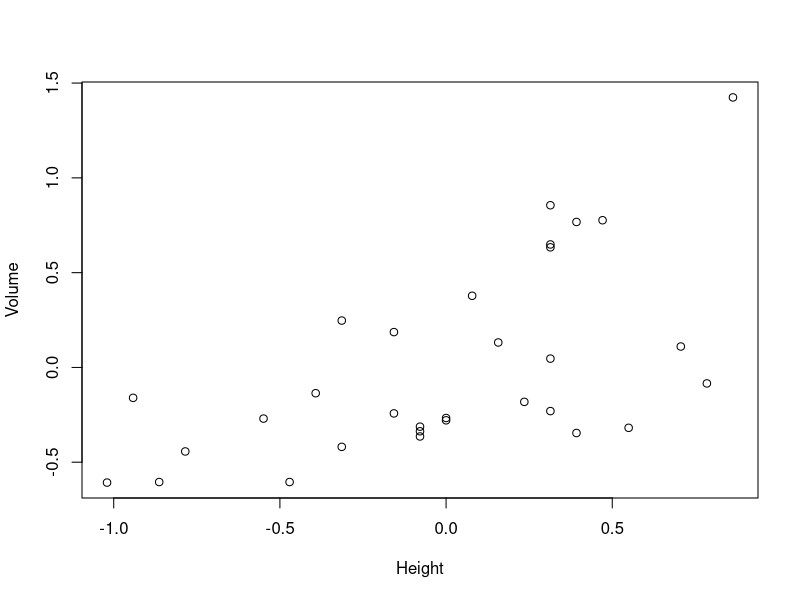
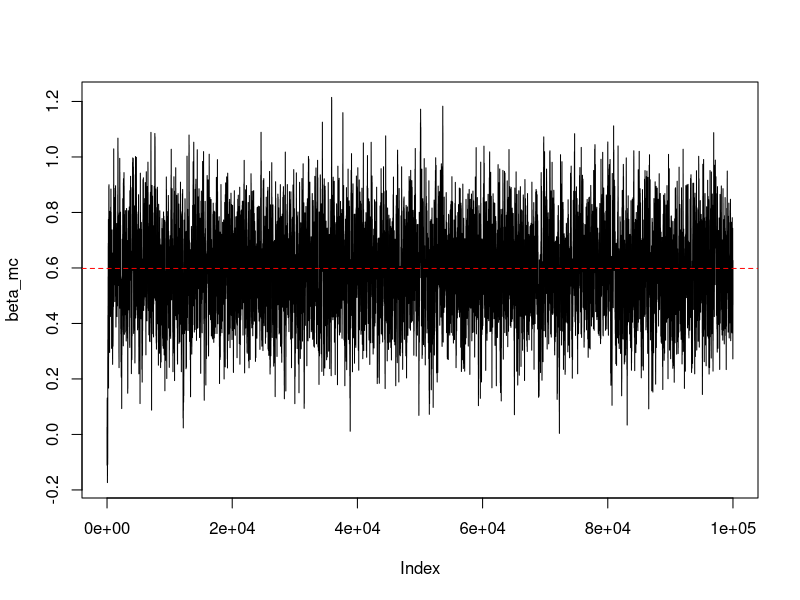
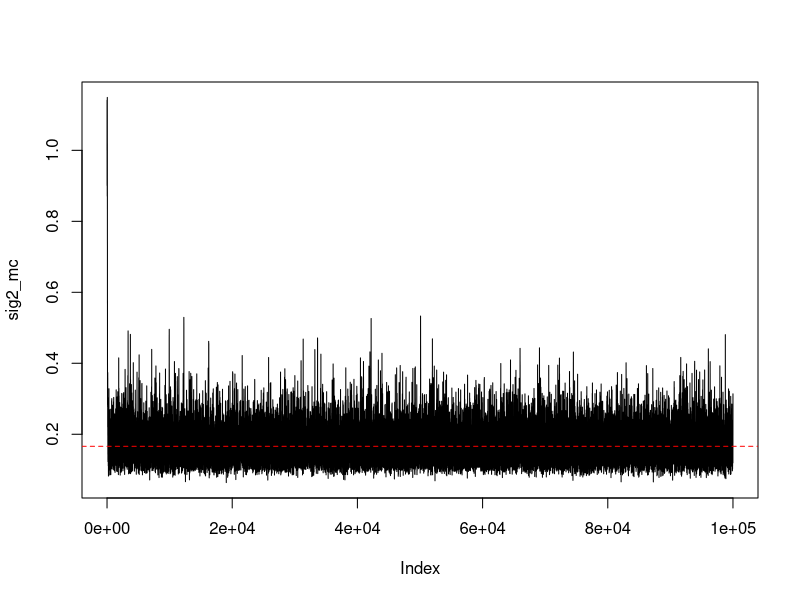
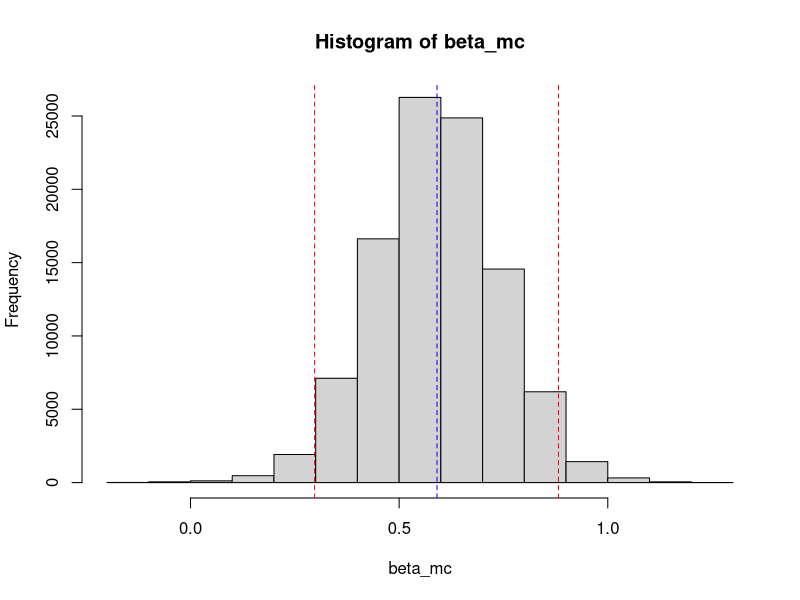
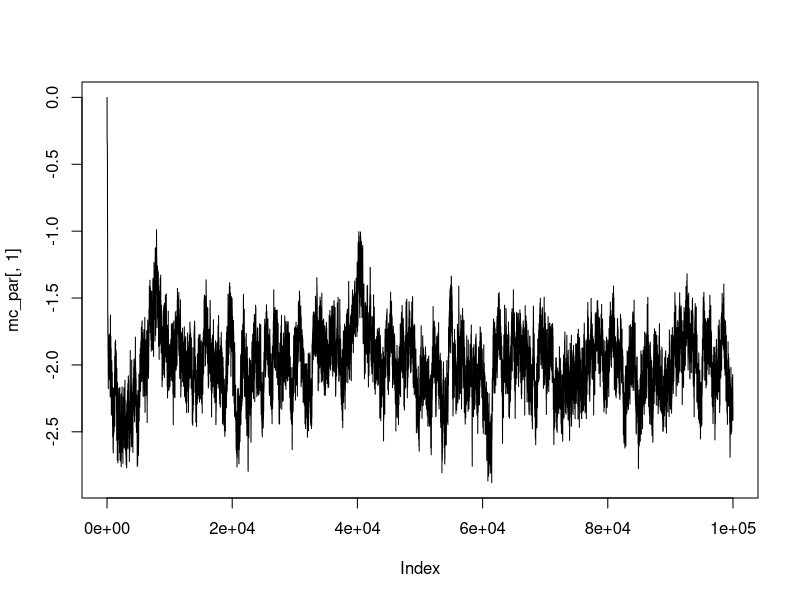
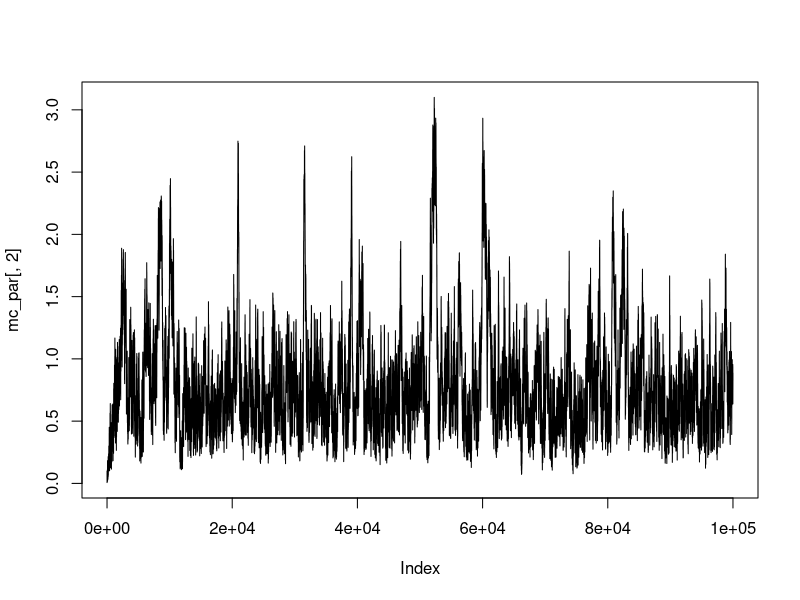
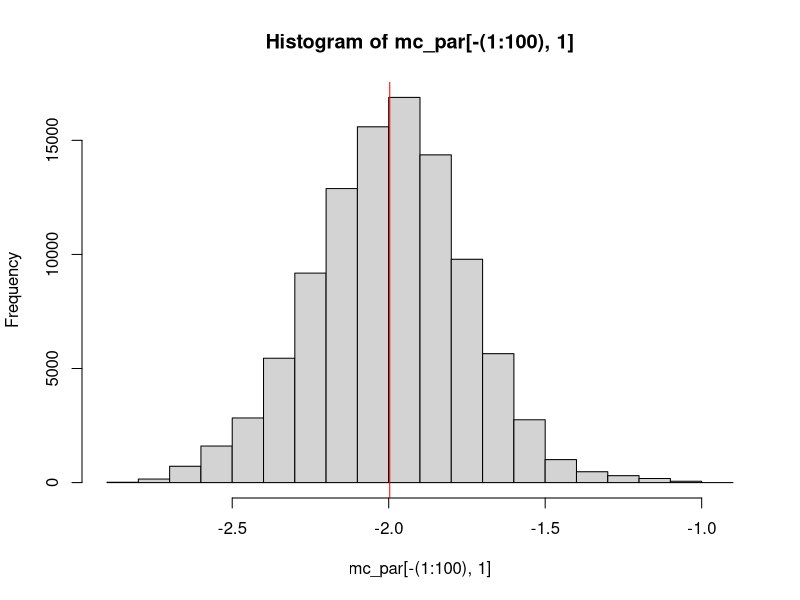

Generate these figures, in order, with R:
## ---- chunk 1
attach(trees)
y<-Volume # Cubic Ft
x<-Height # Ft
## ---- chunk 2
x<-scale(x)
y<-scale(y)
x<- x*0.5
y<- y*0.5
mean(x);sd(x);mean(y);sd(y)

plot(x,y,xlab="Height",ylab="Volume")
lmfit<-lm(y~x)
summary(lmfit)
## ---- chunk 3

# Up to a constant
# Note, if the posterior is really bad, you can swap to the log scale
# just remember to take the exponential when computing rho
# this is especially nice if you use random walks for your proposals.
post<-function(beta,sig2){
  if(sig2<0){return(0)
  }else{
    mu_v<-x*beta
    tmp<-dnorm(y,mean=mu_v,sd=sqrt(sig2))
    return(prod(tmp)*(1/sig2)*dcauchy(beta,location=0,scale=2.5))
  }
}
## ---- chunk 4
mc_len<-100000
beta_mc<-numeric(mc_len)
sig2_mc<-numeric(mc_len)
beta_mc[1]<-0
sig2_mc[1]<-1

beta_range<-0.1
sig2_range<-0.1
for(i in 2:mc_len){
  btmp<-beta_mc[i-1]+runif(1,min=-beta_range,max=beta_range)
  stmp<-sig2_mc[i-1]+runif(1,min=-beta_range,max=beta_range)
  rho<-post(btmp,stmp)/post(beta_mc[i-1],sig2_mc[i-1])
  rho<-min(rho,1)
  if(runif(1)<rho){
    beta_mc[i]=btmp
    sig2_mc[i]=stmp
  }else{
    beta_mc[i]=beta_mc[i-1]
    sig2_mc[i]=sig2_mc[i-1]
  }
}
## ---- chunk 5
plot(beta_mc,type = "l")
abline(h=lmfit$coefficients[2],col="red",lty=2)
plot(sig2_mc,type = "l")
sig2lm<-summary(lmfit)$sigma^2
abline(h=sig2lm,col="red",lty=2)
## ---- chunk 6
hist(beta_mc)
abline(v=quantile(beta_mc,probs=c(0.025,0.975)),lty=2,col="red")
abline(v=mean(beta_mc),lty=2,col="blue")
## ---- chunk 7
mean(beta_mc);sd(beta_mc)
quantile(beta_mc,probs=c(0.025,0.975))
lmfit<-lm(y~x)
summary(lmfit)
## ---- chunk 8
beta_unscale<-beta_mc*sd(Volume)/sd(Height) # Note the 0.5 cancels out of the top and bottom
mean(beta_unscale);sd(beta_unscale)
quantile(beta_unscale,probs=c(0.025,0.975))
lm(Volume~Height)
## ---- chunk 9
library(lme4)
head(cbpp)
## ---- chunk 10
Y<-cbpp$incidence
N<-cbpp$size
Z<-cbpp$herd

# Distribution of Y given all terms
Lik<-function(alpha,sig2,delta){
  eta<-alpha+delta[Z]
  p<-exp(eta)/(1+exp(eta))
  return(prod(dbinom(Y,N,p)))
}
prior<-function(alpha,sig2,delta){
  p1<-1/sig2
  p2<-dcauchy(alpha,location=0,scale=2.5)
  p3<-dnorm(delta,mean=0,sd=sqrt(sig2))
  return(p1*p2*prod(p3))
}
## ---- chunk 11
log_post<-function(x){
  alpha<-x[1];sig2<-x[2];delta<-x[-(1:2)]
  log(Lik(alpha,sig2,delta)*prior(alpha,sig2,delta))
}
## ---- chunk 12
MC_len<-100000
mc_par<-matrix(nrow=MC_len,ncol=17)
mc_par[1,]<-c(0,.1,rep(0,times=15))

step<-0.1
for(j in 2:MC_len){
  U<-runif(17,min=-step,max=step)
  xprop<-mc_par[j-1,]+U
  if(xprop[2]<0){
    mc_par[j,] = mc_par[j-1,]
  }else{
    rho<-exp(log_post(xprop)-log_post(mc_par[j-1,]))
    rho<-min(rho,1)
    if(runif(1)<rho){
      mc_par[j,]=xprop
    }else{
      mc_par[j,]=mc_par[j-1,]
    }
  }
}
## ---- chunk 13
plot(mc_par[,1],type="l")
plot(mc_par[,2],type="l")
## ---- chunk 14
hist(mc_par[-(1:100),1])
abline(v=mean(mc_par[-(1:100),1]),col="red")
glmer(cbind(incidence, size - incidence) ~ (1 | herd),data = cbpp, family = binomial)

print("Bayesian Approach")
mean(mc_par[-(1:100),1])
mean(sqrt((mc_par[-(1:100),2])))
